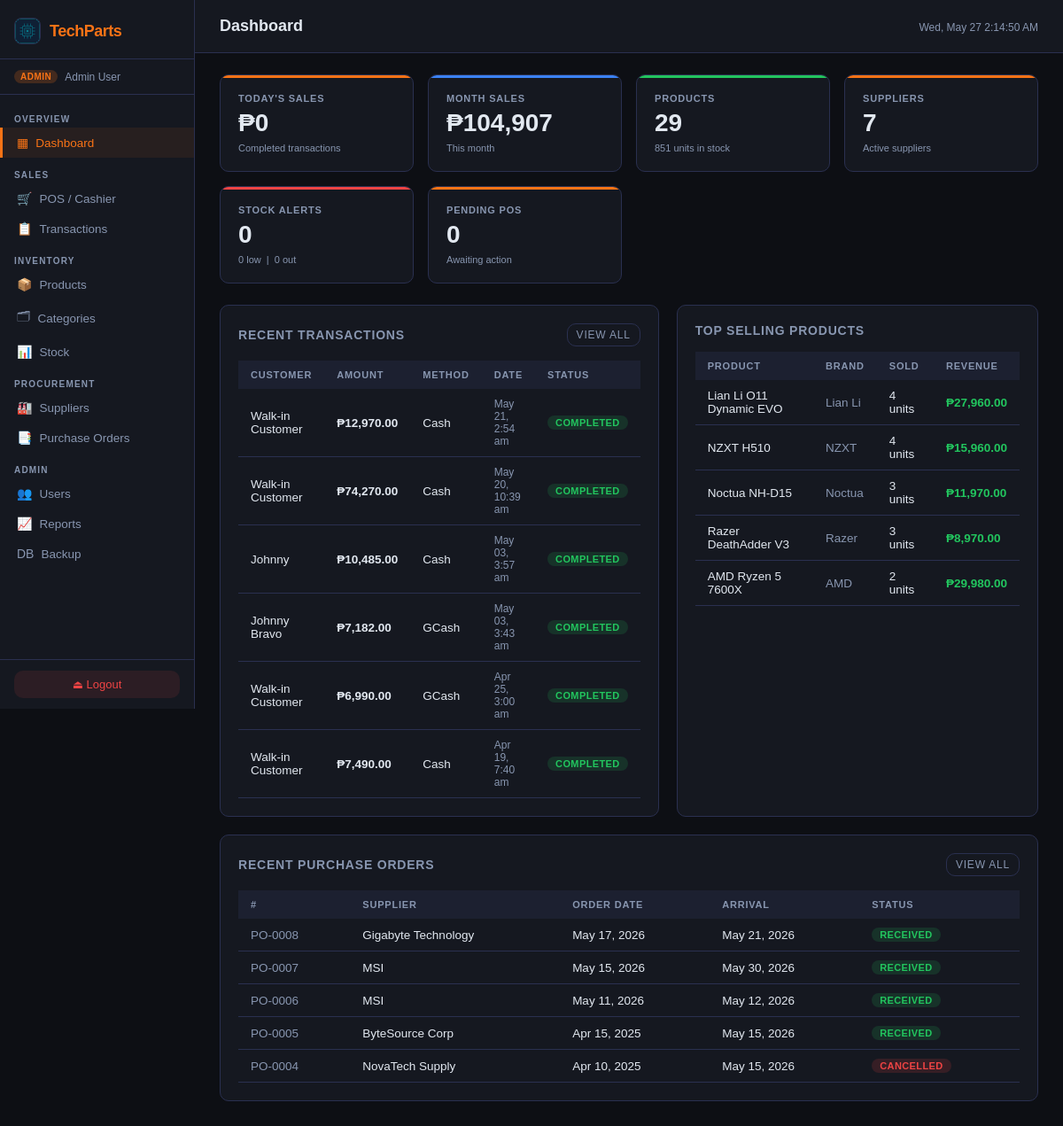
The page /pages/dashboard.php (signed in) on the database its author committed.
### tables this page shows
CREATE TABLE `user` (
  `ID` int NOT NULL AUTO_INCREMENT,
  `Name` varchar(100) NOT NULL,
  `Email` varchar(254) NOT NULL,
  `Password` varchar(255) NOT NULL,
  `Role` enum('Admin','Cashier') NOT NULL,
  `IsActive` tinyint(1) DEFAULT '1',
  `CreatedAt` timestamp NULL DEFAULT CURRENT_TIMESTAMP,
  PRIMARY KEY (`ID`),
  UNIQUE KEY `Email` (`Email`)
);

CREATE TABLE `transaction` (
  `ID` int NOT NULL AUTO_INCREMENT,
  `TransactionDate` timestamp NULL DEFAULT CURRENT_TIMESTAMP,
  `CustomerName` varchar(150) DEFAULT 'Walk-in Customer',
  `CustomerPhone` varchar(20) DEFAULT NULL,
  `PaymentMethod` enum('Cash','Card','GCash','PayMaya','Other') DEFAULT 'Cash',
  `AmountTendered` decimal(10,2) DEFAULT '0.00',
  `Discount` decimal(5,2) DEFAULT '0.00',
  `TotalAmount` decimal(10,2) NOT NULL,
  `Status` enum('Completed','Voided','Refunded') DEFAULT 'Completed',
  `Notes` text,
  `Cashier_ID` int NOT NULL,
  PRIMARY KEY (`ID`),
  KEY `Cashier_ID` (`Cashier_ID`),
  CONSTRAINT `transaction_ibfk_1` FOREIGN KEY (`Cashier_ID`) REFERENCES `user` (`ID`),
  CONSTRAINT `chk_discount` CHECK ((`Discount` between 0 and 100)),
  CONSTRAINT `chk_tendered` CHECK ((`AmountTendered` >= 0)),
  CONSTRAINT `chk_total` CHECK ((`TotalAmount` >= 0))
);

CREATE TABLE `purchaseorder` (
  `ID` int NOT NULL AUTO_INCREMENT,
  `OrderDate` timestamp NULL DEFAULT CURRENT_TIMESTAMP,
  `ArrivalDate` date DEFAULT NULL,
  `Status` enum('Pending','Approved','Ordered','Received','Cancelled') DEFAULT 'Pending',
  `Notes` text,
  `Supplier_ID` int NOT NULL,
  `User_ID` int NOT NULL,
  PRIMARY KEY (`ID`),
  KEY `Supplier_ID` (`Supplier_ID`),
  KEY `User_ID` (`User_ID`),
  CONSTRAINT `purchaseorder_ibfk_1` FOREIGN KEY (`Supplier_ID`) REFERENCES `supplier` (`ID`),
  CONSTRAINT `purchaseorder_ibfk_2` FOREIGN KEY (`User_ID`) REFERENCES `user` (`ID`)
);

CREATE TABLE `supplier` (
  `ID` int NOT NULL AUTO_INCREMENT,
  `Name` varchar(255) NOT NULL,
  `Phone` varchar(20) NOT NULL,
  `Email` varchar(254) NOT NULL,
  `Address` varchar(255) NOT NULL,
  `IsActive` tinyint(1) DEFAULT '1',
  PRIMARY KEY (`ID`),
  UNIQUE KEY `Phone` (`Phone`),
  UNIQUE KEY `Email` (`Email`)
);

### includes/config.php (called while the page is built, shortened)
<?php
function currentUser(): array
{
    return [
        'id'   => $_SESSION['user_id']   ?? null,
        'name' => $_SESSION['user_name'] ?? 'Guest',
        'role' => $_SESSION['role']      ?? 'Viewer',
    ];
}

### pages/dashboard.php (the view, shortened to what this page needs)
<?php
require_once __DIR__ . '/../includes/config.php';
$pageTitle = 'Dashboard';
$db = getDB();
$totalProducts  = $db->query('SELECT COUNT(*) FROM Product WHERE IsActive=1')->fetchColumn();
$totalStock     = $db->query('SELECT COALESCE(SUM(s.Quantity),0) FROM Stock s JOIN Product p ON s.Product_ID=p.ID WHERE p.IsActive=1')->fetchColumn();
$totalSuppliers = $db->query('SELECT COUNT(*) FROM Supplier WHERE IsActive=1')->fetchColumn();
$todaySales     = $db->query("SELECT COALESCE(SUM(TotalAmount),0) FROM Transaction WHERE DATE(TransactionDate)=CURDATE() AND Status='Completed'")->fetchColumn();
$monthSales     = $db->query("SELECT COALESCE(SUM(TotalAmount),0) FROM Transaction WHERE YEAR(TransactionDate)=YEAR(CURDATE()) AND MONTH(TransactionDate)=MONTH(CURDATE()) AND Status='Completed'")->fetchColumn();
$pendingPOs     = $db->query("SELECT COUNT(*) FROM PurchaseOrder WHERE Status IN ('Pending','Approved','Ordered')")->fetchColumn();
$stockAlerts = $db->query("
    SELECT
      SUM(stock_qty > 0 AND stock_qty <= min_stock) AS low_stock,
      SUM(stock_qty = 0) AS out_of_stock
    FROM (
      SELECT p.ID,
             COALESCE(SUM(s.Quantity), 0) AS stock_qty,
             COALESCE(MAX(s.MinStock), 5) AS min_stock
      FROM Product p
      LEFT JOIN Stock s ON s.Product_ID = p.ID
      WHERE p.IsActive=1
      GROUP BY p.ID
    ) product_stock
")->fetch();
$lowStock       = (int)$stockAlerts['low_stock'];
$outOfStock     = (int)$stockAlerts['out_of_stock'];
$recentTxn = $db->query("SELECT t.*, u.Name AS CashierName FROM Transaction t JOIN User u ON t.Cashier_ID=u.ID ORDER BY t.TransactionDate DESC LIMIT 6")->fetchAll();
$recentPOs = $db->query("SELECT po.*, s.Name AS SupplierName FROM PurchaseOrder po JOIN Supplier s ON po.Supplier_ID=s.ID ORDER BY po.OrderDate DESC LIMIT 5")->fetchAll();
$topProducts = $db->query("
    SELECT p.Name, p.Brand, SUM(si.Quantity) AS Sold, SUM(si.Subtotal) AS Revenue
    FROM SaleItem si JOIN Product p ON si.Product_ID=p.ID
    GROUP BY p.ID ORDER BY Sold DESC LIMIT 5")->fetchAll();
include __DIR__ . '/../includes/header.php';
?>
<link rel="stylesheet" href="/css/dashboard.css">
<div class="stat-grid">
  <div class="stat-card">
    <div class="stat-label">Today's Sales</div>
    <div class="stat-value">₱<?= number_format($todaySales, 0) ?></div>
    <div class="stat-sub">Completed transactions</div>
  </div>
  <div class="stat-card blue">
    <div class="stat-label">Month Sales</div>
    <div class="stat-value">₱<?= number_format($monthSales, 0) ?></div>
    <div class="stat-sub">This month</div>
  </div>
  <div class="stat-card green">
    <div class="stat-label">Products</div>
    <div class="stat-value"><?= $totalProducts ?></div>
    <div class="stat-sub"><?= number_format($totalStock) ?> units in stock</div>
  </div>
  <div class="stat-card">
    <div class="stat-label">Suppliers</div>
    <div class="stat-value"><?= $totalSuppliers ?></div>
    <div class="stat-sub">Active suppliers</div>
  </div>
  <div class="stat-card red">
    <div class="stat-label">Stock Alerts</div>
    <div class="stat-value"><?= $lowStock + $outOfStock ?></div>
    <div class="stat-sub"><?= $lowStock ?> low &nbsp;|&nbsp; <?= $outOfStock ?> out</div>
  </div>
  <div class="stat-card">
    <div class="stat-label">Pending POs</div>
    <div class="stat-value"><?= $pendingPOs ?></div>
    <div class="stat-sub">Awaiting action</div>
  </div>
</div>
<div style="display:grid;grid-template-columns:1fr 1fr;gap:20px">
  <div class="card">
    <div class="card-title">Recent Transactions
      <a href="/pages/transactions.php" class="btn btn-ghost btn-sm">View all</a>
    </div>
    <div class="table-wrap">
      <table>
        <thead>
          <tr>
            <th>Customer</th>
            <th>Amount</th>
            <th>Method</th>
            <th>Date</th>
            <th>Status</th>
          </tr>
        </thead>
        <tbody>
          <?php foreach ($recentTxn as $t): ?>
            <tr>
              <td><?= htmlspecialchars($t['CustomerName']) ?></td>
              <td style="font-weight:600">₱<?= number_format($t['TotalAmount'], 2) ?></td>
              <td><?= $t['PaymentMethod'] ?></td>
              <td style="color:var(--text-muted);font-size:12px"><?= date('M d, g:i a', strtotime($t['TransactionDate'])) ?></td>
              <td>
                <?php $sc = match ($t['Status']) {
                  'Completed' => 'green',
                  'Voided' => 'red',
                  'Refunded' => 'yellow',
                  default => 'gray'
                }; ?>
                <span class="badge badge-<?= $sc ?>"><?= $t['Status'] ?></span>
              </td>
            </tr>
          <?php endforeach; ?>
        </tbody>
      </table>
    </div>
  </div>
  <div class="card">
    <div class="card-title">Top Selling Products</div>
    <div class="table-wrap">
      <table>
        <thead>
          <tr>
            <th>Product</th>
            <th>Brand</th>
            <th>Sold</th>
            <th>Revenue</th>
          </tr>
        </thead>
        <tbody>
          <?php foreach ($topProducts as $p): ?>
            <tr>
              <td><?= htmlspecialchars($p['Name']) ?></td>
              <td style="color:var(--text-muted)"><?= htmlspecialchars($p['Brand']) ?></td>
              <td><?= $p['Sold'] ?> units</td>
              <td style="color:var(--accent3);font-weight:600">₱<?= number_format($p['Revenue'], 2) ?></td>
            </tr>
          <?php endforeach; ?>
        </tbody>
      </table>
    </div>
  </div>
</div>
<div class="card" style="margin-top:0">
  <div class="card-title">Recent Purchase Orders
    <a href="/pages/purchase_orders.php" class="btn btn-ghost btn-sm">View all</a>
  </div>
  <div class="table-wrap">
    <table>
      <thead>
        <tr>
          <th>#</th>
          <th>Supplier</th>
          <th>Order Date</th>
          <th>Arrival</th>
          <th>Status</th>
        </tr>
      </thead>
      <tbody>
        <?php foreach ($recentPOs as $po): ?>
          <tr>
            <td style="color:var(--text-muted)">PO-<?= str_pad($po['ID'], 4, '0', STR_PAD_LEFT) ?></td>
            <td><?= htmlspecialchars($po['SupplierName']) ?></td>
            <td><?= date('M d, Y', strtotime($po['OrderDate'])) ?></td>
            <td><?= $po['ArrivalDate'] ? date('M d, Y', strtotime($po['ArrivalDate'])) : '—' ?></td>
            <td>
              <?php $c = match ($po['Status']) {
                'Received' => 'green',
                'Approved' => 'blue',
                'Ordered' => 'orange',
                'Pending' => 'yellow',
                'Cancelled' => 'red',
                default => 'gray'
              }; ?>
              <span class="badge badge-<?= $c ?>"><?= $po['Status'] ?></span>
            </td>
          </tr>
        <?php endforeach; ?>
      </tbody>
    </table>
  </div>
</div>
<?php include __DIR__ . '/../includes/footer.php'; ?>

### includes/header.php (shortened to what this page needs)
<?php
$user = currentUser();
$page = basename($_SERVER['PHP_SELF'], '.php');
?>
<!DOCTYPE html>
<html lang="en">
<head>
  <link rel="stylesheet" href="/css/style.css">
</head>
<body>
  <nav class="sidebar">
    <div class="sidebar-brand">
      <?php $logoClass = 'sidebar-logo'; include __DIR__ . '/logo.php'; ?>
      <span class="brand-name">TechParts</span>
    </div>
    <div class="sidebar-role">
      <span class="role-badge role-<?= strtolower($user['role']) ?>"><?= $user['role'] ?></span>
      <span class="user-name"><?= htmlspecialchars($user['name']) ?></span>
    </div>
    <ul class="nav-links">
      <li class="nav-section">OVERVIEW</li>
      <li class="<?= $page === 'dashboard' ? 'active' : '' ?>">
        <a href="/pages/dashboard.php"><i class="ico">▦</i> Dashboard</a>
      </li>
      <?php if (in_array($user['role'], ['Admin', 'Cashier', 'User'])): ?>
        <li class="nav-section">SALES</li>
        <?php if (in_array($user['role'], ['Admin', 'Cashier'])): ?>
          <li class="<?= $page === 'cashier' ? 'active' : '' ?>">
            <a href="/pages/cashier.php"><i class="ico">🛒</i> POS / Cashier</a>
          </li>
        <?php endif; ?>
        <li class="<?= $page === 'transactions' ? 'active' : '' ?>">
          <a href="/pages/transactions.php"><i class="ico">📋</i> Transactions</a>
        </li>
      <?php endif; ?>
      <li class="nav-section">INVENTORY</li>
      <li class="<?= $page === 'products' ? 'active' : '' ?>">
        <a href="/pages/products.php"><i class="ico">📦</i> Products</a>
      </li>
      <li class="<?= $page === 'categories' ? 'active' : '' ?>">
        <a href="/pages/categories.php"><i class="ico">🗂</i> Categories</a>
      </li>
      <li class="<?= $page === 'stock' ? 'active' : '' ?>">
        <a href="/pages/stock.php"><i class="ico">📊</i> Stock</a>
      </li>
      <li class="nav-section">PROCUREMENT</li>
      <li class="<?= $page === 'suppliers' ? 'active' : '' ?>">
        <a href="/pages/suppliers.php"><i class="ico">🏭</i> Suppliers</a>
      </li>
      <li class="<?= $page === 'purchase_orders' ? 'active' : '' ?>">
        <a href="/pages/purchase_orders.php"><i class="ico">📑</i> Purchase Orders</a>
      </li>
      <?php if ($user['role'] === 'Admin'): ?>
        <li class="nav-section">ADMIN</li>
        <li class="<?= $page === 'users' ? 'active' : '' ?>">
          <a href="/pages/users.php"><i class="ico">👥</i> Users</a>
        </li>
        <li class="<?= $page === 'reports' ? 'active' : '' ?>">
          <a href="/pages/reports.php"><i class="ico">📈</i> Reports</a>
        </li>
        <li class="<?= $page === 'backup' ? 'active' : '' ?>">
          <a href="/pages/backup.php"><i class="ico">DB</i> Backup</a>
        </li>
      <?php endif; ?>
    </ul>
    <div class="sidebar-footer">
      <a href="/pages/logout.php" class="logout-btn" data-confirm-logout>⏏ Logout</a>
    </div>
  </nav>
  <main class="main-content">
    <header class="top-bar">
      <h1 class="page-title"><?= htmlspecialchars($pageTitle ?? 'Dashboard') ?></h1>
      <div class="top-bar-right">
        <span class="date-display" id="live-clock"></span>
      </div>
    </header>
    <div class="page-body">

### includes/logo.php
<?php
$logoClass = $logoClass ?? 'app-logo';
$logoAlt = $logoAlt ?? 'TechParts logo';
?>
<img src="/assets/images/logo.png" alt="<?= htmlspecialchars($logoAlt, ENT_QUOTES, 'UTF-8') ?>" class="<?= htmlspecialchars($logoClass, ENT_QUOTES, 'UTF-8') ?>">

### includes/footer.php (shortened to what this page needs)
</div>
</main>
</body>
</html>

### rows shown on the page
user: Name "Admin User"
transaction: CustomerName "Walk-in Customer", TotalAmount "12,970.00", PaymentMethod "Cash", TransactionDate "May 21, 2:54 am", Status "COMPLETED"
transaction: CustomerName "Walk-in Customer", TotalAmount "74,270.00", PaymentMethod "Cash", TransactionDate "May 20, 10:39 am", Status "COMPLETED"
transaction: CustomerName "Johnny", TotalAmount "10,485.00", PaymentMethod "Cash", TransactionDate "May 03, 3:57 am", Status "COMPLETED"
transaction: CustomerName "Johnny Bravo", TotalAmount "7,182.00", PaymentMethod "GCash", TransactionDate "May 03, 3:43 am", Status "COMPLETED"
transaction: CustomerName "Walk-in Customer", TotalAmount "6,990.00", PaymentMethod "GCash", TransactionDate "Apr 25, 3:00 am", Status "COMPLETED"
transaction: CustomerName "Walk-in Customer", TotalAmount "7,490.00", PaymentMethod "Cash", TransactionDate "Apr 19, 7:40 am", Status "COMPLETED"
purchaseorder: ID "0008", Supplier_ID.Name "Gigabyte Technology", OrderDate "May 17, 2026", ArrivalDate "May 21, 2026", Status "RECEIVED"
purchaseorder: ID "0007", Supplier_ID.Name "MSI", OrderDate "May 15, 2026", ArrivalDate "May 30, 2026", Status "RECEIVED"
purchaseorder: ID "0006", Supplier_ID.Name "MSI", OrderDate "May 11, 2026", ArrivalDate "May 12, 2026", Status "RECEIVED"
purchaseorder: ID "0005", Supplier_ID.Name "ByteSource Corp", OrderDate "Apr 15, 2025", ArrivalDate "May 15, 2026", Status "RECEIVED"
purchaseorder: ID "0004", Supplier_ID.Name "NovaTech Supply", OrderDate "Apr 10, 2025", ArrivalDate "May 15, 2026", Status "CANCELLED"

### other values the page prints
$user['role'] "ADMIN"
$pageTitle "Dashboard"
$todaySales "0"
$monthSales "104,907"
$totalProducts "29"
$totalStock "851"
$totalSuppliers "7"
$lowStock + $outOfStock "0"
$lowStock "0"
$outOfStock "0"
$pendingPOs "0"
$p['Name'] "Lian Li O11 Dynamic EVO"
$p['Brand'] "Lian Li"
$p['Sold'] "4"
$p['Revenue'] "27,960.00"
